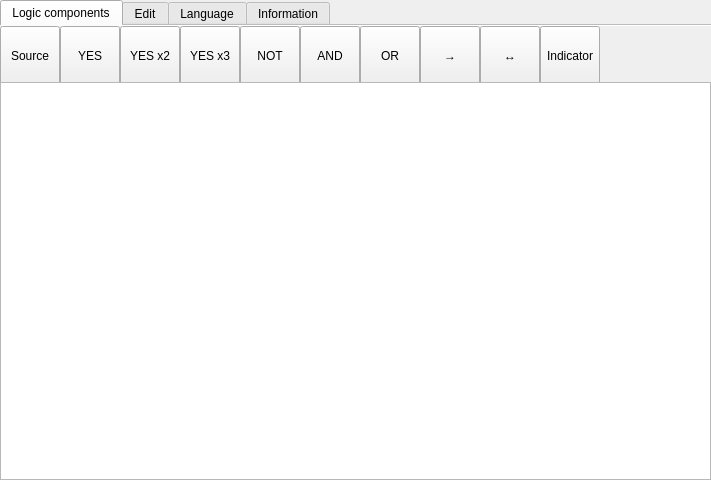
<?xml version="1.0" encoding="UTF-8"?>
<ui version="4.0">
 <class>WindowMain</class>
 <widget class="QWidget" name="WindowMain">
  <property name="geometry">
   <rect>
    <x>0</x>
    <y>0</y>
    <width>711</width>
    <height>480</height>
   </rect>
  </property>
  <property name="sizePolicy">
   <sizepolicy hsizetype="Preferred" vsizetype="Preferred">
    <horstretch>0</horstretch>
    <verstretch>0</verstretch>
   </sizepolicy>
  </property>
  <property name="minimumSize">
   <size>
    <width>640</width>
    <height>480</height>
   </size>
  </property>
  <property name="windowTitle">
   <string>Boolean Sandbox</string>
  </property>
  <layout class="QGridLayout" name="WindowMainLayout">
   <property name="margin">
    <number>0</number>
   </property>
   <property name="spacing">
    <number>0</number>
   </property>
   <item row="2" column="0">
    <widget class="QGraphicsView" name="GraphicsView">
     <property name="sizePolicy">
      <sizepolicy hsizetype="Expanding" vsizetype="Expanding">
       <horstretch>99</horstretch>
       <verstretch>0</verstretch>
      </sizepolicy>
     </property>
     <property name="lineWidth">
      <number>0</number>
     </property>
     <property name="verticalScrollBarPolicy">
      <enum>Qt::ScrollBarAlwaysOff</enum>
     </property>
     <property name="horizontalScrollBarPolicy">
      <enum>Qt::ScrollBarAlwaysOff</enum>
     </property>
     <property name="renderHints">
      <set>QPainter::Antialiasing</set>
     </property>
    </widget>
   </item>
   <item row="0" column="0">
    <widget class="QTabWidget" name="MainMenu">
     <property name="maximumSize">
      <size>
       <width>16777215</width>
       <height>82</height>
      </size>
     </property>
     <property name="tabPosition">
      <enum>QTabWidget::North</enum>
     </property>
     <property name="tabShape">
      <enum>QTabWidget::Rounded</enum>
     </property>
     <property name="currentIndex">
      <number>0</number>
     </property>
     <property name="elideMode">
      <enum>Qt::ElideNone</enum>
     </property>
     <property name="usesScrollButtons">
      <bool>true</bool>
     </property>
     <property name="documentMode">
      <bool>true</bool>
     </property>
     <property name="tabsClosable">
      <bool>false</bool>
     </property>
     <property name="movable">
      <bool>false</bool>
     </property>
     <widget class="QWidget" name="TabElectronicComponents">
      <attribute name="title">
       <string>Logic components</string>
      </attribute>
      <widget class="QPushButton" name="LogicSource">
       <property name="geometry">
        <rect>
         <x>0</x>
         <y>0</y>
         <width>60</width>
         <height>60</height>
        </rect>
       </property>
       <property name="minimumSize">
        <size>
         <width>60</width>
         <height>60</height>
        </size>
       </property>
       <property name="maximumSize">
        <size>
         <width>60</width>
         <height>60</height>
        </size>
       </property>
       <property name="styleSheet">
        <string notr="true"/>
       </property>
       <property name="text">
        <string>Source</string>
       </property>
       <property name="autoRepeat">
        <bool>false</bool>
       </property>
       <property name="autoExclusive">
        <bool>false</bool>
       </property>
       <property name="autoDefault">
        <bool>false</bool>
       </property>
      </widget>
      <widget class="QPushButton" name="LogicTautology1">
       <property name="geometry">
        <rect>
         <x>60</x>
         <y>0</y>
         <width>60</width>
         <height>60</height>
        </rect>
       </property>
       <property name="minimumSize">
        <size>
         <width>60</width>
         <height>60</height>
        </size>
       </property>
       <property name="maximumSize">
        <size>
         <width>60</width>
         <height>60</height>
        </size>
       </property>
       <property name="text">
        <string>YES</string>
       </property>
      </widget>
      <widget class="QPushButton" name="LogicTautology2">
       <property name="geometry">
        <rect>
         <x>120</x>
         <y>0</y>
         <width>60</width>
         <height>60</height>
        </rect>
       </property>
       <property name="minimumSize">
        <size>
         <width>60</width>
         <height>60</height>
        </size>
       </property>
       <property name="maximumSize">
        <size>
         <width>60</width>
         <height>60</height>
        </size>
       </property>
       <property name="text">
        <string>YES x2</string>
       </property>
      </widget>
      <widget class="QPushButton" name="LogicTautology3">
       <property name="geometry">
        <rect>
         <x>180</x>
         <y>0</y>
         <width>60</width>
         <height>60</height>
        </rect>
       </property>
       <property name="minimumSize">
        <size>
         <width>60</width>
         <height>60</height>
        </size>
       </property>
       <property name="maximumSize">
        <size>
         <width>60</width>
         <height>60</height>
        </size>
       </property>
       <property name="text">
        <string>YES x3</string>
       </property>
      </widget>
      <widget class="QPushButton" name="LogicNegation">
       <property name="geometry">
        <rect>
         <x>240</x>
         <y>0</y>
         <width>60</width>
         <height>60</height>
        </rect>
       </property>
       <property name="minimumSize">
        <size>
         <width>60</width>
         <height>60</height>
        </size>
       </property>
       <property name="maximumSize">
        <size>
         <width>60</width>
         <height>60</height>
        </size>
       </property>
       <property name="text">
        <string>NOT</string>
       </property>
      </widget>
      <widget class="QPushButton" name="LogicConjunction">
       <property name="geometry">
        <rect>
         <x>300</x>
         <y>0</y>
         <width>60</width>
         <height>60</height>
        </rect>
       </property>
       <property name="minimumSize">
        <size>
         <width>60</width>
         <height>60</height>
        </size>
       </property>
       <property name="maximumSize">
        <size>
         <width>60</width>
         <height>60</height>
        </size>
       </property>
       <property name="text">
        <string>AND</string>
       </property>
      </widget>
      <widget class="QPushButton" name="LogicDisjunction">
       <property name="geometry">
        <rect>
         <x>360</x>
         <y>0</y>
         <width>60</width>
         <height>60</height>
        </rect>
       </property>
       <property name="minimumSize">
        <size>
         <width>60</width>
         <height>60</height>
        </size>
       </property>
       <property name="maximumSize">
        <size>
         <width>60</width>
         <height>60</height>
        </size>
       </property>
       <property name="text">
        <string>OR</string>
       </property>
      </widget>
      <widget class="QPushButton" name="LogicImplication">
       <property name="geometry">
        <rect>
         <x>420</x>
         <y>0</y>
         <width>60</width>
         <height>60</height>
        </rect>
       </property>
       <property name="minimumSize">
        <size>
         <width>60</width>
         <height>60</height>
        </size>
       </property>
       <property name="maximumSize">
        <size>
         <width>60</width>
         <height>60</height>
        </size>
       </property>
       <property name="text">
        <string>→</string>
       </property>
      </widget>
      <widget class="QPushButton" name="LogicBiconditional">
       <property name="geometry">
        <rect>
         <x>480</x>
         <y>0</y>
         <width>60</width>
         <height>60</height>
        </rect>
       </property>
       <property name="minimumSize">
        <size>
         <width>60</width>
         <height>60</height>
        </size>
       </property>
       <property name="maximumSize">
        <size>
         <width>60</width>
         <height>60</height>
        </size>
       </property>
       <property name="text">
        <string>↔</string>
       </property>
      </widget>
      <widget class="QPushButton" name="LogicIndicator">
       <property name="geometry">
        <rect>
         <x>540</x>
         <y>0</y>
         <width>60</width>
         <height>60</height>
        </rect>
       </property>
       <property name="minimumSize">
        <size>
         <width>0</width>
         <height>0</height>
        </size>
       </property>
       <property name="maximumSize">
        <size>
         <width>60</width>
         <height>60</height>
        </size>
       </property>
       <property name="text">
        <string>Indicator</string>
       </property>
      </widget>
     </widget>
     <widget class="QWidget" name="TabOperations">
      <attribute name="title">
       <string>Edit</string>
      </attribute>
      <widget class="QPushButton" name="DeleteAll">
       <property name="geometry">
        <rect>
         <x>61</x>
         <y>0</y>
         <width>60</width>
         <height>60</height>
        </rect>
       </property>
       <property name="minimumSize">
        <size>
         <width>60</width>
         <height>60</height>
        </size>
       </property>
       <property name="maximumSize">
        <size>
         <width>60</width>
         <height>60</height>
        </size>
       </property>
       <property name="text">
        <string>Delete
all</string>
       </property>
       <property name="flat">
        <bool>false</bool>
       </property>
      </widget>
      <widget class="QPushButton" name="DeleteSelected">
       <property name="geometry">
        <rect>
         <x>1</x>
         <y>0</y>
         <width>60</width>
         <height>60</height>
        </rect>
       </property>
       <property name="minimumSize">
        <size>
         <width>60</width>
         <height>60</height>
        </size>
       </property>
       <property name="maximumSize">
        <size>
         <width>60</width>
         <height>60</height>
        </size>
       </property>
       <property name="text">
        <string>Delete
selected</string>
       </property>
       <property name="flat">
        <bool>false</bool>
       </property>
      </widget>
     </widget>
     <widget class="QWidget" name="TabLanguages">
      <attribute name="title">
       <string>Language</string>
      </attribute>
      <widget class="QPushButton" name="SetLanguageEnglish">
       <property name="geometry">
        <rect>
         <x>0</x>
         <y>0</y>
         <width>60</width>
         <height>60</height>
        </rect>
       </property>
       <property name="minimumSize">
        <size>
         <width>60</width>
         <height>60</height>
        </size>
       </property>
       <property name="maximumSize">
        <size>
         <width>60</width>
         <height>60</height>
        </size>
       </property>
       <property name="text">
        <string>English</string>
       </property>
      </widget>
      <widget class="QPushButton" name="SetLanguageRussian">
       <property name="geometry">
        <rect>
         <x>60</x>
         <y>0</y>
         <width>60</width>
         <height>60</height>
        </rect>
       </property>
       <property name="minimumSize">
        <size>
         <width>60</width>
         <height>60</height>
        </size>
       </property>
       <property name="maximumSize">
        <size>
         <width>60</width>
         <height>60</height>
        </size>
       </property>
       <property name="text">
        <string>Русский</string>
       </property>
      </widget>
      <widget class="QPushButton" name="SetLanguageDeutsch">
       <property name="geometry">
        <rect>
         <x>120</x>
         <y>0</y>
         <width>60</width>
         <height>60</height>
        </rect>
       </property>
       <property name="minimumSize">
        <size>
         <width>60</width>
         <height>60</height>
        </size>
       </property>
       <property name="maximumSize">
        <size>
         <width>60</width>
         <height>60</height>
        </size>
       </property>
       <property name="text">
        <string>Deutsch</string>
       </property>
      </widget>
      <widget class="QPushButton" name="SetLanguageFrench">
       <property name="geometry">
        <rect>
         <x>180</x>
         <y>0</y>
         <width>60</width>
         <height>60</height>
        </rect>
       </property>
       <property name="minimumSize">
        <size>
         <width>60</width>
         <height>60</height>
        </size>
       </property>
       <property name="maximumSize">
        <size>
         <width>60</width>
         <height>60</height>
        </size>
       </property>
       <property name="text">
        <string>Français</string>
       </property>
      </widget>
     </widget>
     <widget class="QWidget" name="TabInformation">
      <attribute name="title">
       <string>Information</string>
      </attribute>
      <widget class="QPushButton" name="InformationAbout">
       <property name="geometry">
        <rect>
         <x>0</x>
         <y>0</y>
         <width>60</width>
         <height>60</height>
        </rect>
       </property>
       <property name="minimumSize">
        <size>
         <width>60</width>
         <height>60</height>
        </size>
       </property>
       <property name="maximumSize">
        <size>
         <width>60</width>
         <height>60</height>
        </size>
       </property>
       <property name="text">
        <string>About</string>
       </property>
      </widget>
     </widget>
    </widget>
   </item>
  </layout>
 </widget>
 <resources/>
 <connections/>
</ui>
